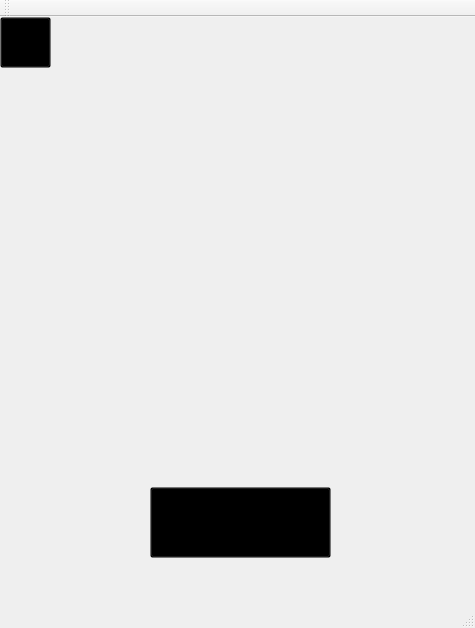
<?xml version="1.0" encoding="UTF-8"?>
<ui version="4.0">
 <class>Library_projectClass</class>
 <widget class="QMainWindow" name="Library_projectClass">
  <property name="geometry">
   <rect>
    <x>0</x>
    <y>0</y>
    <width>475</width>
    <height>628</height>
   </rect>
  </property>
  <property name="windowTitle">
   <string>Library_project</string>
  </property>
  <widget class="QWidget" name="centralWidget">
   <widget class="QLabel" name="label">
    <property name="geometry">
     <rect>
      <x>0</x>
      <y>0</y>
      <width>481</width>
      <height>441</height>
     </rect>
    </property>
    <property name="text">
     <string/>
    </property>
    <property name="pixmap">
     <pixmap>../../../Desktop/UI.Zip/main_ui/8608.jpg</pixmap>
    </property>
    <property name="scaledContents">
     <bool>true</bool>
    </property>
   </widget>
   <widget class="QPushButton" name="pushButton">
    <property name="geometry">
     <rect>
      <x>0</x>
      <y>0</y>
      <width>51</width>
      <height>51</height>
     </rect>
    </property>
    <property name="styleSheet">
     <string notr="true">background: transparent</string>
    </property>
    <property name="text">
     <string/>
    </property>
    <property name="icon">
     <iconset>
      <normaloff>../../../Desktop/UI.Zip/main_ui/free-icon-cogwheel-97777.png</normaloff>../../../Desktop/UI.Zip/main_ui/free-icon-cogwheel-97777.png</iconset>
    </property>
    <property name="iconSize">
     <size>
      <width>30</width>
      <height>30</height>
     </size>
    </property>
   </widget>
   <widget class="QPushButton" name="pushButton_2">
    <property name="geometry">
     <rect>
      <x>150</x>
      <y>470</y>
      <width>181</width>
      <height>71</height>
     </rect>
    </property>
    <property name="font">
     <font>
      <bold>true</bold>
     </font>
    </property>
    <property name="styleSheet">
     <string notr="true">background: transparent</string>
    </property>
    <property name="text">
     <string>    LOGIN</string>
    </property>
    <property name="icon">
     <iconset>
      <normaloff>../../../Desktop/UI.Zip/main_ui/enter.png</normaloff>../../../Desktop/UI.Zip/main_ui/enter.png</iconset>
    </property>
    <property name="iconSize">
     <size>
      <width>40</width>
      <height>40</height>
     </size>
    </property>
   </widget>
  </widget>
  <widget class="QMenuBar" name="menuBar">
   <property name="geometry">
    <rect>
     <x>0</x>
     <y>0</y>
     <width>475</width>
     <height>22</height>
    </rect>
   </property>
  </widget>
  <widget class="QToolBar" name="mainToolBar">
   <attribute name="toolBarArea">
    <enum>TopToolBarArea</enum>
   </attribute>
   <attribute name="toolBarBreak">
    <bool>false</bool>
   </attribute>
  </widget>
  <widget class="QStatusBar" name="statusBar"/>
 </widget>
 <layoutdefault spacing="6" margin="11"/>
 <resources>
  <include location="Library_project.qrc"/>
 </resources>
 <connections>
  <connection>
   <sender>pushButton_2</sender>
   <signal>clicked()</signal>
   <receiver>Library_projectClass</receiver>
   <slot>change_login_ui()</slot>
   <hints>
    <hint type="sourcelabel">
     <x>234</x>
     <y>525</y>
    </hint>
    <hint type="destinationlabel">
     <x>420</x>
     <y>552</y>
    </hint>
   </hints>
  </connection>
  <connection>
   <sender>pushButton</sender>
   <signal>clicked()</signal>
   <receiver>Library_projectClass</receiver>
   <slot>change_adlogin()</slot>
   <hints>
    <hint type="sourcelabel">
     <x>29</x>
     <y>64</y>
    </hint>
    <hint type="destinationlabel">
     <x>56</x>
     <y>551</y>
    </hint>
   </hints>
  </connection>
 </connections>
 <slots>
  <slot>change_login_ui()</slot>
  <slot>change_adlogin()</slot>
 </slots>
</ui>
